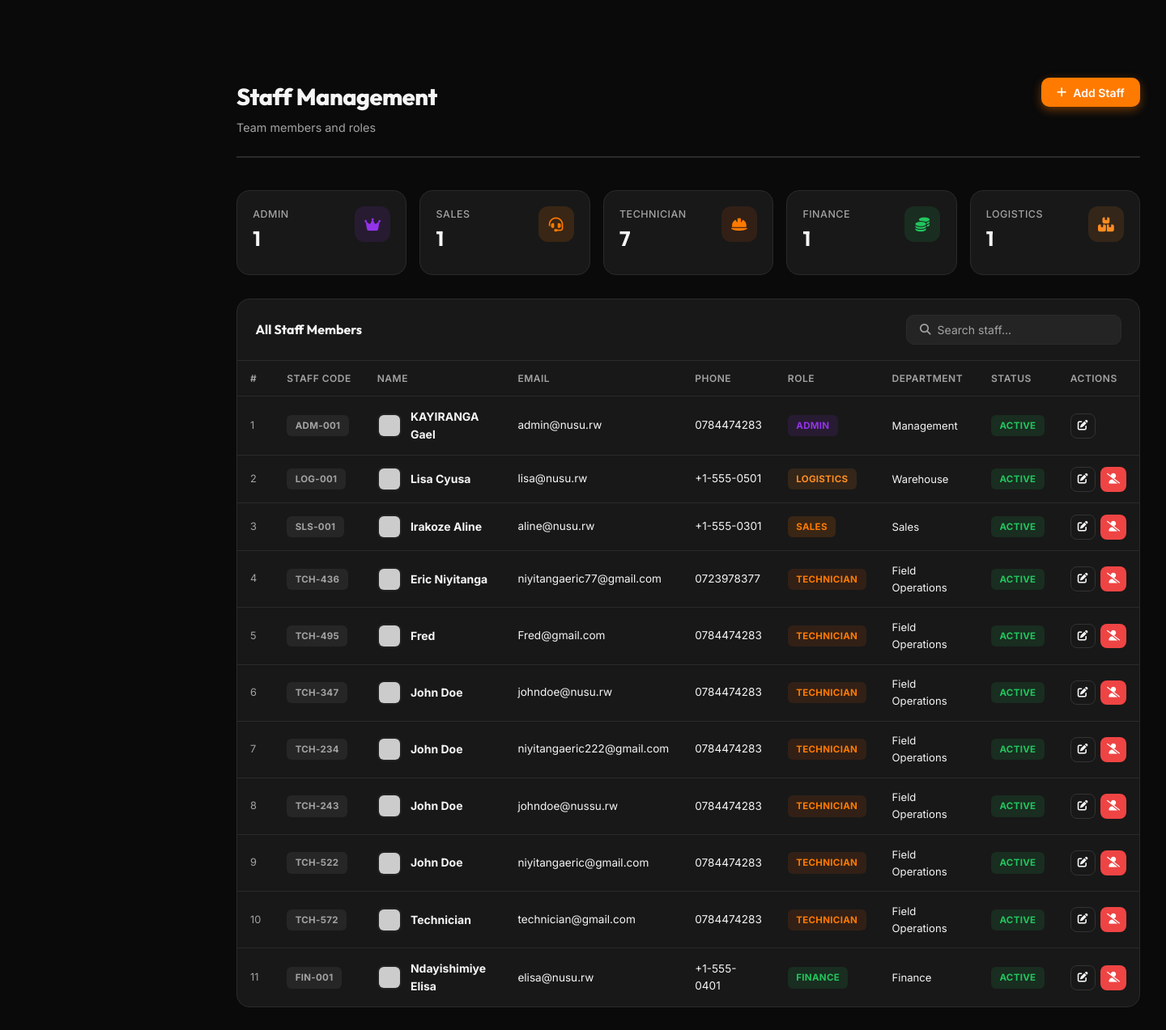
/staff.php (signed in), run on the app's committed database.
### tables this page shows
CREATE TABLE `staff` (
  `id` int(11) NOT NULL,
  `staff_code` varchar(20) DEFAULT NULL,
  `full_name` varchar(150) NOT NULL,
  `email` varchar(150) NOT NULL,
  `phone` varchar(30) DEFAULT NULL,
  `password` varchar(255) NOT NULL,
  `role` enum('admin','logistics','sales','technician','finance') DEFAULT 'sales',
  `department` varchar(100) DEFAULT NULL,
  `avatar` varchar(255) DEFAULT NULL,
  `status` enum('active','inactive','on_leave') DEFAULT 'active',
  `created_at` timestamp NOT NULL DEFAULT current_timestamp(),
  `updated_at` timestamp NOT NULL DEFAULT current_timestamp() ON UPDATE current_timestamp()
);

### staff.php (the view, shortened to what this page needs)
<?php
require_once 'config.php';
$staffList = $pdo->query("SELECT * FROM staff ORDER BY role,full_name")->fetchAll();
$roleCounts = [];
foreach($staffList as $s) $roleCounts[$s['role']] = ($roleCounts[$s['role']] ?? 0) + 1;
?>
<!DOCTYPE html>
<html lang="en">
<head>
<link rel="stylesheet" href="https://cdnjs.cloudflare.com/ajax/libs/font-awesome/6.5.0/css/all.min.css">
<link rel="stylesheet" href="assets/css/style.css">
</head>
<body>
<div class="app-wrapper">
<main class="main-content fade-in">
  <div class="page-header">
    <div class="page-header-left"><h1>Staff Management</h1><p>Team members and roles</p></div>
    <div class="page-actions">
      <button class="btn btn-primary" onclick="openCreate()"><i class="fas fa-plus"></i> Add Staff</button>
    </div>
  </div>
  <div class="stat-cards" style="grid-template-columns:repeat(5,1fr);margin-bottom:1.8rem">
    <?php $roleData=[['admin','Admin','fas fa-crown','si-purple'],['sales','Sales','fas fa-headset','si-blue'],['technician','Technician','fas fa-hard-hat','si-orange'],['finance','Finance','fas fa-coins','si-green'],['logistics','Logistics','fas fa-boxes','si-cyan']];
    foreach($roleData as [$key,$lbl,$icon,$cls]): ?>
    <div class="stat-card">
      <div class="stat-card-top">
        <div><h3><?= $lbl ?></h3><div class="value" style="font-size:1.6rem"><?= $roleCounts[$key] ?? 0 ?></div></div>
        <div class="stat-icon <?= $cls ?>"><i class="<?= $icon ?>"></i></div>
      </div>
    </div>
    <?php endforeach; ?>
  </div>
  <div class="card">
    <div class="card-header">
      <div class="card-title">All Staff Members</div>
      <div class="filter-search" style="min-width:200px">
        <i class="fas fa-search"></i>
        <input type="text" id="staffSearch" placeholder="Search staff...">
      </div>
    </div>
    <div class="table-wrap">
      <table id="staffTable">
        <thead><tr><th>#</th><th>Staff Code</th><th>Name</th><th>Email</th><th>Phone</th><th>Role</th><th>Department</th><th>Status</th><th>Actions</th></tr></thead>
        <tbody>
        <?php $roleBadges=['admin'=>'badge-purple','sales'=>'badge-primary','technician'=>'badge-orange','finance'=>'badge-success','logistics'=>'badge-info'];
        foreach($staffList as $i=>$s): ?>
        <tr>
          <td style="color:var(--muted);font-size:.8rem"><?= $i+1 ?></td>
          <td><span class="badge badge-secondary"><?= $s['staff_code'] ?></span></td>
          <td>
            <div style="display:flex;align-items:center;gap:.7rem">
              <img src="https://ui-avatars.com/api/?name=<?= urlencode($s['full_name']) ?>&background=FF7A00&color=fff&size=32&bold=true" class="avatar-sm">
              <strong><?= htmlspecialchars($s['full_name']) ?></strong>
            </div>
          </td>
          <td style="font-size:.85rem"><?= htmlspecialchars($s['email']) ?></td>
          <td style="font-size:.85rem"><?= htmlspecialchars($s['phone']??'—') ?></td>
          <td><span class="badge <?= $roleBadges[$s['role']]??'badge-secondary' ?>"><?= ucfirst($s['role']) ?></span></td>
          <td style="font-size:.82rem"><?= htmlspecialchars($s['department']??'—') ?></td>
          <td><?= statusBadge($s['status']) ?></td>
          <td>
            <div style="display:flex;gap:.4rem">
              <button class="btn btn-sm btn-outline btn-icon" onclick="editStaff(<?= $s['id'] ?>)" title="Edit"><i class="fas fa-edit"></i></button>
              <?php if($s['id']!==1): ?>
              <button class="btn btn-sm btn-danger btn-icon" onclick="deleteStaff(<?= $s['id'] ?>,'<?= htmlspecialchars($s['full_name'],ENT_QUOTES) ?>')" title="Deactivate"><i class="fas fa-user-slash"></i></button>
              <?php endif; ?>
            </div>
          </td>
        </tr>
        <?php endforeach; ?>
        </tbody>
      </table>
    </div>
  </div>
</main>
</div>
</body>
</html>

### config.php (shortened to what this page needs)
<?php
function statusBadge(string $status): string {
    $map = [
        'pending'   => ['class' => 'badge-warning',  'label' => 'Pending'],
        'assigned'  => ['class' => 'badge-info',     'label' => 'Assigned'],
        'confirmed' => ['class' => 'badge-purple',   'label' => 'Confirmed'],
        'ongoing'   => ['class' => 'badge-primary',  'label' => 'In Progress'],
        'completed' => ['class' => 'badge-success',  'label' => 'Completed'],
        'closed'    => ['class' => 'badge-secondary','label' => 'Closed'],
        'denied'    => ['class' => 'badge-danger',   'label' => 'Denied'],
        'active'    => ['class' => 'badge-success',  'label' => 'Active'],
        'inactive'  => ['class' => 'badge-secondary','label' => 'Inactive'],
        'on_leave'  => ['class' => 'badge-warning',  'label' => 'On Leave'],
        'unpaid'    => ['class' => 'badge-danger',   'label' => 'Unpaid'],
        'partial'   => ['class' => 'badge-warning',  'label' => 'Partial'],
        'paid'      => ['class' => 'badge-success',  'label' => 'Paid'],
        'cancelled' => ['class' => 'badge-secondary','label' => 'Cancelled'],
    ];
    $s = $map[$status] ?? ['class'=>'badge-secondary','label'=>ucfirst($status)];
    return "<span class=\"badge {$s['class']}\">{$s['label']}</span>";
}

### data on the page
staff: id "1", staff_code "ADM-001", full_name "KAYIRANGA Gael", email "admin@nusu.rw", phone "0784474283", role "ADMIN", department "Management", status "ACTIVE"
staff: staff_code "LOG-001", full_name "Lisa Cyusa", email "lisa@nusu.rw", phone "+1-555-0501", role "LOGISTICS", department "Warehouse", status "ACTIVE"
staff: staff_code "SLS-001", full_name "Irakoze Aline", email "aline@nusu.rw", phone "+1-555-0301", role "SALES", department "Sales", status "ACTIVE"
staff: staff_code "TCH-436", full_name "Eric Niyitanga", email "niyitangaeric77@gmail.com", phone "0723978377", role "TECHNICIAN", department "Field Operations", status "ACTIVE"
staff: staff_code "TCH-495", full_name "Fred", email "Fred@gmail.com", phone "0784474283", role "TECHNICIAN", department "Field Operations", status "ACTIVE"
staff: staff_code "TCH-347", full_name "John Doe", email "johndoe@nusu.rw", phone "0784474283", role "TECHNICIAN", department "Field Operations", status "ACTIVE"
staff: staff_code "TCH-234", full_name "John Doe", email "niyitangaeric222@gmail.com", phone "0784474283", role "TECHNICIAN", department "Field Operations", status "ACTIVE"
staff: staff_code "TCH-243", full_name "John Doe", email "johndoe@nussu.rw", phone "0784474283", role "TECHNICIAN", department "Field Operations", status "ACTIVE"
staff: staff_code "TCH-522", full_name "John Doe", email "niyitangaeric@gmail.com", phone "0784474283", role "TECHNICIAN", department "Field Operations", status "ACTIVE"
staff: staff_code "TCH-572", full_name "Technician", email "technician@gmail.com", phone "0784474283", role "TECHNICIAN", department "Field Operations", status "ACTIVE"
staff: staff_code "FIN-001", full_name "Ndayishimiye Elisa", email "elisa@nusu.rw", phone "+1-555-0401", role "FINANCE", department "Finance", status "ACTIVE"

### other printed values
$lbl "ADMIN"
$lbl "SALES"
$lbl "TECHNICIAN"
$roleCounts[$key] "7"
$lbl "FINANCE"
$lbl "LOGISTICS"
